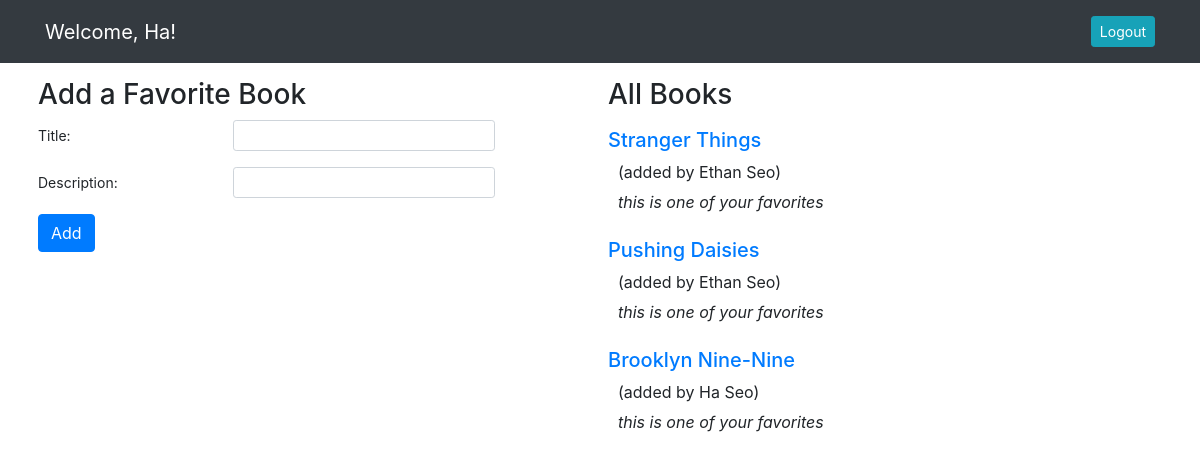
Page /books (signed in) on the committed database.
### favoritebooks_app/models.py (models this page shows)
class User(models.Model):
    first_name = models.CharField(max_length=40)
    last_name = models.CharField(max_length=40)
    email = models.CharField(max_length=50)
    password = models.TextField()
    created_at = models.DateTimeField(auto_now_add=True)
    updated_at = models.DateTimeField(auto_now=True)
    objects = UserManager()

class Book(models.Model):
    title = models.CharField(max_length=255)
    description = models.TextField()
    uploaded_by = models.ForeignKey(User, related_name="books_uploaded", on_delete=models.CASCADE)
    users_who_like = models.ManyToManyField(User, related_name="liked_books")
    created_at = models.DateField(auto_now_add=True)
    updated_at = models.DateField(auto_now=True)
    objects = BookManager()

### favoritebooks_app/views.py (the view)
# urls.py: path('books', views.books),
def books(request):
    if 'user_id' not in request.session:
        messages.error(request, "You need to register or log in!")
        return redirect('/')
    context = {
        'user': User.objects.get(id=request.session['user_id']),
        'all_books': Book.objects.all()
    }
    return render(request, 'books.html', context)

### favoritebooks_app/templates/books.html (shortened to what this page needs)
<!DOCTYPE html>
<html lang="en">
<head>
    <link rel="stylesheet" href="https://cdn.jsdelivr.net/npm/bootstrap@4.5.3/dist/css/bootstrap.min.css"
>
    {% load static %}
    <link rel="stylesheet" href="{% static 'style.css' %}">
</head>
<body>
    <nav class="navbar navbar-expand-lg navbar-dark bg-dark">
        <div class="container">
            <a class="navbar-brand" href="#">Welcome, {{user.first_name}}!</a>
            <div class="collapse navbar-collapse" id="navbarText">
                <span class="navbar-text">
                    </a> <a href="/logout" role="button" class="btn btn-sm btn-info ml-2 text-white">Logout</a>
                </span>
            </div>
        </div>
    </nav>
    <div class="container">
        <div class="row">
            <div class="col-6 px-2">
                <h3>Add a Favorite Book</h3>
                <form action="/books/create" method="post">
                    <div class="form-group row">
                        <label for="title" class="col-sm-4 col-form-label col-form-label-sm">Title:</label>
                        <div class="col-sm-6">
                            <input type="text" class="form-control form-control-sm" name="title">
                        </div>
                    </div>
                    <div class="form-group row">
                        <label for="description" class="col-sm-4 col-form-label col-form-label-sm">Description:</label>
                        <div class="col-sm-6">
                            <input type="text" class="form-control form-control-sm" name="description">
                        </div>
                    </div>
                    <button type="submit" class="btn btn-primary">Add</button>
                </form>
            </div>
            <div class="col-6 px-2">
                <h3>All Books</h3>
                {% for book in all_books %}
                <div class="container">
                    <div class="row">
                        <div class="col-11" id="book">
                            <h5><a href="/books/{{book.id}}">{{book.title}}</a></h5>
                        </div>
                    </div>
                </div>
                <div id="book_desc">
                    <p id="book_desc2"> (added by {{book.uploaded_by.first_name}} {{book.uploaded_by.last_name}})</p>
                    {% if user in book.users_who_like.all %}
                    <p id="book_desc3">this is one of your favorites</p>
                    {% else %}
                    <form action="/books/favorite/{{book.id}}" method="POST">
                        {% csrf_token %}
                        <button type="submit" class="btn btn-warning">Add to Favorites</button>
                    </form>
                    {% endif %}
                </div>
                {% endfor %}
            </div>
        </div>
    </div>
</body>
</html>

### favoritebooks_app/static/style.css (style rules this page uses)
#book { padding-top: 8px; padding-left: 0px; }
#book_desc { padding-left: 10px; }
#book_desc2 { margin-bottom: 6px; }
#book_desc3 { font-style: italic; }
h3 { margin-top: 15px; }

### rows in the picture
User: first_name "Ha"
Book: title "Stranger Things", uploaded_by.first_name "Ethan", uploaded_by.last_name "Seo", shows "this is one of your favorites"
Book: title "Pushing Daisies", uploaded_by.first_name "Ethan", uploaded_by.last_name "Seo", shows "this is one of your favorites"
Book: title "Brooklyn Nine-Nine", uploaded_by.first_name "Ha", uploaded_by.last_name "Seo", shows "this is one of your favorites"
